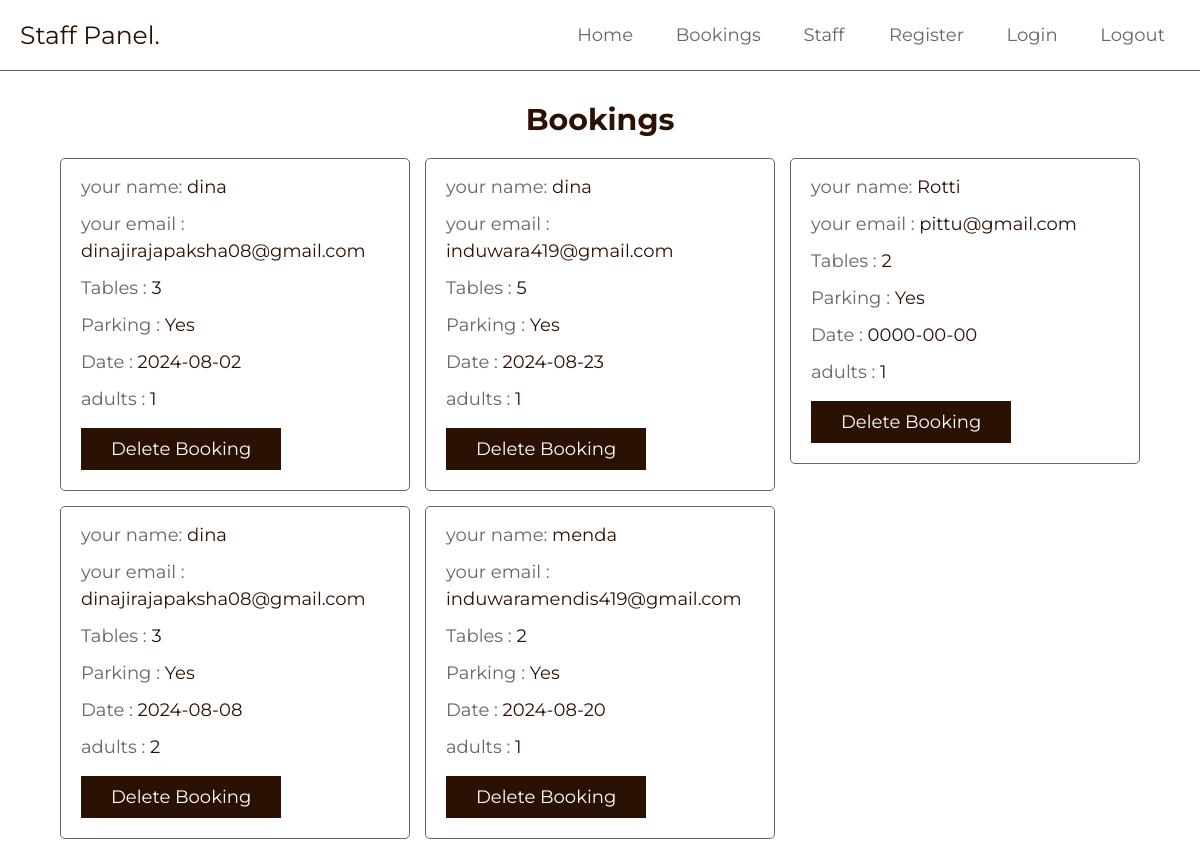
The page /bookings.php (signed in) on the database its author committed.
### tables this page shows
CREATE TABLE `bookings` (
  `id` int(11) NOT NULL,
  `name` varchar(100) NOT NULL,
  `email` varchar(100) NOT NULL,
  `tables` varchar(10) NOT NULL,
  `parking` varchar(20) NOT NULL,
  `date` date NOT NULL,
  `adults` varchar(20) NOT NULL
);

### bookings.php (the view, shortened to what this page needs)
<?php
include 'config.php';
?>
<!DOCTYPE html>
<html lang="en">
<head>
   <link rel="stylesheet" href="https://cdnjs.cloudflare.com/ajax/libs/font-awesome/6.2.0/css/all.min.css">
   <link rel="stylesheet" href="staff_style.css">
</head>
<body>
<?php include 'staff_header.php'; ?>
<section class="grid">
   <h1 class="heading">bookings</h1>
   <div class="box-container">
   <?php
      $select_bookings = $conn->prepare("SELECT * FROM `bookings`");
      $select_bookings->execute();
      if($select_bookings->rowCount() > 0){
         while($fetch_bookings = $select_bookings->fetch(PDO::FETCH_ASSOC)){
   ?>
   <div class="box">
      <p>your name: <span><?= $fetch_bookings['name']; ?></span></p>
      <p>your email  : <span><?= $fetch_bookings['email']; ?></span></p>
      <p>Tables : <span><?= $fetch_bookings['tables']; ?></span></p>
      <p>Parking : <span><?= $fetch_bookings['parking']; ?></span></p>
      <p>Date : <span><?= $fetch_bookings['date']; ?></span></p>
      <p>adults : <span><?= $fetch_bookings['adults']; ?></span></p>
      <form action="" method="POST">
         <input type="submit" value="delete booking" onclick="return confirm('delete this booking?');" name="delete" class="btn">
      </form>
   </div>
   <?php
      }
      }
   ?>
   </div>
</section>
</body>
</html>

### staff_style.css (style rules this page uses)
:root { --main-color:#2B1103; --sub-color:#666; --white:#fff; --border:.1rem solid var(--sub-color); }
* { font-family: 'Montserrat', sans-serif; margin: 0; padding: 0; box-sizing: border-box; outline: none; border: none; text-decoration: none; }
html { font-size: 62.5%; overflow-x: hidden; scroll-behavior: smooth; scroll-padding-top: 2rem; }
section { padding: 3rem 2rem; max-width: 1200px; margin: 0 auto; }
.heading { margin-bottom: 2rem; text-align: center; text-transform: capitalize; color: var(--main-color); font-size: 3rem; }
.btn { display: inline-block; cursor: pointer; padding: 1rem 3rem; font-size: 1.8rem; color: var(--white); text-align: center; text-transform: capitalize; transition: .2s linear; margin-top: 1rem; background-color: var(--main-color); }
.grid .box-container { display: grid; grid-template-columns: repeat(auto-fit, 35rem); align-items: flex-start; justify-content: center; gap: 1.5rem; }
.grid .box-container .box { border-radius: .5rem; padding: 2rem; padding-top: 1rem; border: var(--border); overflow-x: hidden; }
.grid .box-container .box p { line-height: 1.5; padding: .5rem 0; font-size: 1.8rem; color: var(--sub-color); white-space: pre-line; text-overflow: ellipsis; overflow-x: hidden; }
.grid .box-container .box p span { color: var(--main-color); }

### rows shown on the page
bookings: name "dina", email "dinajirajapaksha08@gmail.com", tables "3", parking "Yes", date "2024-08-02", adults "1"
bookings: name "dina", email "induwara419@gmail.com", tables "5", parking "Yes", date "2024-08-23", adults "1"
bookings: name "Rotti", email "pittu@gmail.com", tables "2", parking "Yes", date "0000-00-00", adults "1"
bookings: name "dina", email "dinajirajapaksha08@gmail.com", tables "3", parking "Yes", date "2024-08-08", adults "2"
bookings: name "menda", email "induwaramendis419@gmail.com", tables "2", parking "Yes", date "2024-08-20", adults "1"
